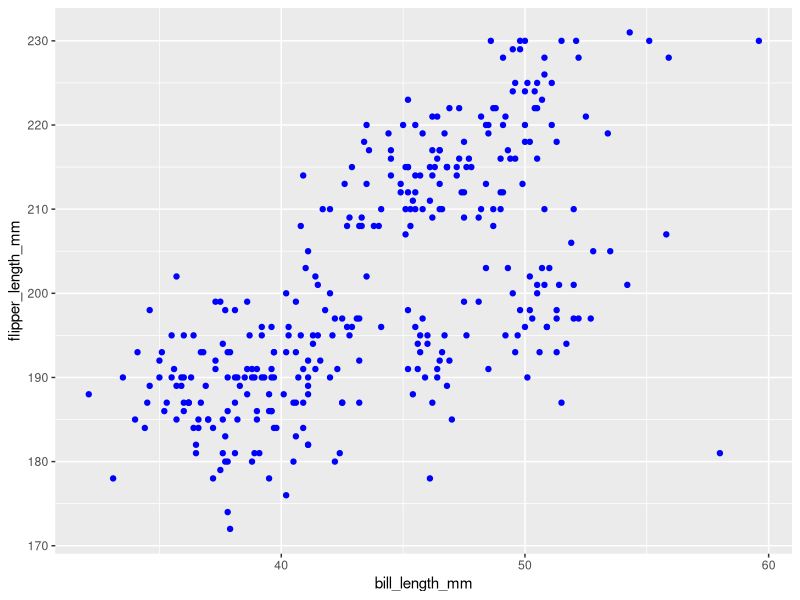
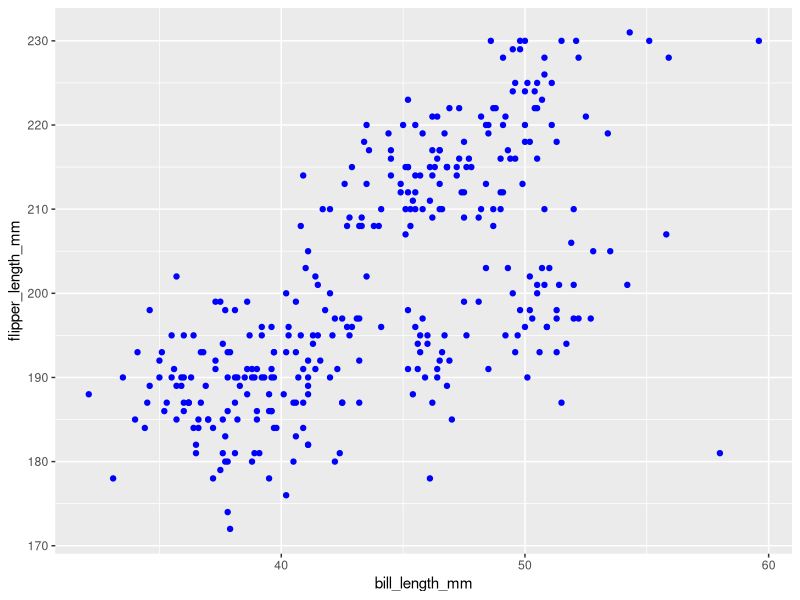

Write R code to recreate these figures, in order.
## ---- chunk 1
#Create a random sample of size 10 from a standard Normal distribution
random_list <- rnorm(10)  

# Make elements of the sample are greater than 0
positive_elements <- random_list > 0  

#Create data frame containing variables
df <- data.frame(
  random = random_list,
  pov = positive_elements,
  char = c("a","b","c","d","e","f","g","h","i","j"),
  factor_vec = factor(c("a","b","c","a","b","c","a","b","c","a"))
)
df
mean(df$random)
mean(df$pov)
mean(df$char)
mean(df$factor_vec)
## ---- chunk 2
library(tidyverse)

df %>%
  pull(var = 1) %>% 
  mean()

mean_pov = mean(pull(df, var = 2))
mean_pov
## ---- chunk 3
data("penguins", package = "palmerpenguins")
penguins %>%
  select("bill_length_mm", "flipper_length_mm") %>%
  na.omit() %>%
  ggplot(aes(x = bill_length_mm, y = flipper_length_mm)) + geom_point(color = "blue")

# ggsave("Scatterplot of penguins", device = "pdf")
ggsave("Scatterplot of penguins.pdf")
